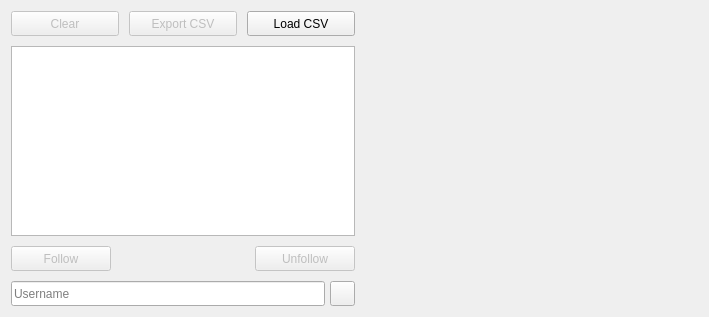
          <widget class="QWidget" name="scrollAreaWidgetContents_2">
           <property name="geometry">
            <rect>
             <x>0</x>
             <y>0</y>
             <width>709</width>
             <height>317</height>
            </rect>
           </property>
           <layout class="QHBoxLayout" name="horizontalLayout_29">
            <item>
             <layout class="QVBoxLayout" name="verticalLayout_4">
              <property name="spacing">
               <number>10</number>
              </property>
              <item>
               <layout class="QHBoxLayout" name="horizontalLayout_2">
                <property name="spacing">
                 <number>10</number>
                </property>
                <item>
                 <widget class="QPushButton" name="list_clear_btn">
                  <property name="enabled">
                   <bool>false</bool>
                  </property>
                  <property name="minimumSize">
                   <size>
                    <width>0</width>
                    <height>25</height>
                   </size>
                  </property>
                  <property name="cursor">
                   <cursorShape>PointingHandCursor</cursorShape>
                  </property>
                  <property name="text">
                   <string>Clear</string>
                  </property>
                 </widget>
                </item>
                <item>
                 <widget class="QPushButton" name="list_exp_btn">
                  <property name="enabled">
                   <bool>false</bool>
                  </property>
                  <property name="minimumSize">
                   <size>
                    <width>0</width>
                    <height>25</height>
                   </size>
                  </property>
                  <property name="cursor">
                   <cursorShape>PointingHandCursor</cursorShape>
                  </property>
                  <property name="text">
                   <string>Export CSV</string>
                  </property>
                 </widget>
                </item>
                <item>
                 <widget class="QPushButton" name="list_load_btn">
                  <property name="minimumSize">
                   <size>
                    <width>0</width>
                    <height>25</height>
                   </size>
                  </property>
                  <property name="cursor">
                   <cursorShape>PointingHandCursor</cursorShape>
                  </property>
                  <property name="text">
                   <string>Load CSV</string>
                  </property>
                 </widget>
                </item>
               </layout>
              </item>
              <item>
               <widget class="QListWidget" name="list_list">
                <property name="enabled">
                 <bool>true</bool>
                </property>
                <property name="editTriggers">
                 <set>QAbstractItemView::EditTrigger::DoubleClicked|QAbstractItemView::EditTrigger::EditKeyPressed</set>
                </property>
                <property name="dragDropMode">
                 <enum>QAbstractItemView::DragDropMode::InternalMove</enum>
                </property>
                <property name="alternatingRowColors">
                 <bool>true</bool>
                </property>
               </widget>
              </item>
              <item>
               <layout class="QHBoxLayout" name="horizontalLayout_4">
                <item>
                 <widget class="QPushButton" name="list_follow_btn">
                  <property name="enabled">
                   <bool>false</bool>
                  </property>
                  <property name="minimumSize">
                   <size>
                    <width>100</width>
                    <height>25</height>
                   </size>
                  </property>
                  <property name="cursor">
                   <cursorShape>PointingHandCursor</cursorShape>
                  </property>
                  <property name="text">
                   <string>Follow</string>
                  </property>
                 </widget>
                </item>
                <item>
                 <spacer name="horizontalSpacer_3">
                  <property name="orientation">
                   <enum>Qt::Orientation::Horizontal</enum>
                  </property>
                  <property name="sizeHint" stdset="0">
                   <size>
                    <width>40</width>
                    <height>20</height>
                   </size>
                  </property>
                 </spacer>
                </item>
                <item>
                 <widget class="QPushButton" name="list_unfollow_btn">
                  <property name="enabled">
                   <bool>false</bool>
                  </property>
                  <property name="minimumSize">
                   <size>
                    <width>100</width>
                    <height>25</height>
                   </size>
                  </property>
                  <property name="cursor">
                   <cursorShape>PointingHandCursor</cursorShape>
                  </property>
                  <property name="text">
                   <string>Unfollow</string>
                  </property>
                 </widget>
                </item>
               </layout>
              </item>
              <item>
               <layout class="QHBoxLayout" name="horizontalLayout_3">
                <property name="spacing">
                 <number>5</number>
                </property>
                <item>
                 <widget class="QLineEdit" name="list_input">
                  <property name="minimumSize">
                   <size>
                    <width>0</width>
                    <height>25</height>
                   </size>
                  </property>
                  <property name="placeholderText">
                   <string>Username</string>
                  </property>
                 </widget>
                </item>
                <item>
                 <widget class="QPushButton" name="list_add_btn">
                  <property name="sizePolicy">
                   <sizepolicy hsizetype="Fixed" vsizetype="Fixed">
                    <horstretch>0</horstretch>
                    <verstretch>0</verstretch>
                   </sizepolicy>
                  </property>
                  <property name="minimumSize">
                   <size>
                    <width>25</width>
                    <height>25</height>
                   </size>
                  </property>
                  <property name="maximumSize">
                   <size>
                    <width>25</width>
                    <height>25</height>
                   </size>
                  </property>
                  <property name="cursor">
                   <cursorShape>PointingHandCursor</cursorShape>
                  </property>
                  <property name="styleSheet">
                   <string notr="true">background-image: url(:/style/asset/add.png);</string>
                  </property>
                  <property name="text">
                   <string/>
                  </property>
                 </widget>
                </item>
               </layout>
              </item>
             </layout>
            </item>
            <item>
             <spacer name="horizontalSpacer_4">
              <property name="orientation">
               <enum>Qt::Orientation::Horizontal</enum>
              </property>
              <property name="sizeHint" stdset="0">
               <size>
                <width>339</width>
                <height>20</height>
               </size>
              </property>
             </spacer>
            </item>
           </layout>
          </widget>
